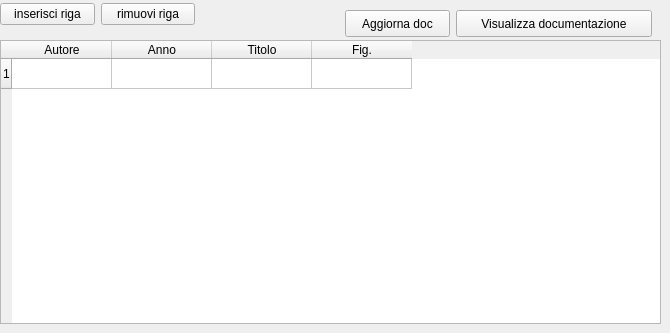
   <widget class="QWidget" name="tab_5">
    <attribute name="title">
     <string>Bibliografia</string>
    </attribute>
    <widget class="QPushButton" name="pushButton_draw_doc">
     <property name="geometry">
      <rect>
       <x>456</x>
       <y>10</y>
       <width>196</width>
       <height>27</height>
      </rect>
     </property>
     <property name="text">
      <string>Visualizza documentazione</string>
     </property>
    </widget>
    <widget class="QPushButton" name="pushButton">
     <property name="geometry">
      <rect>
       <x>345</x>
       <y>10</y>
       <width>105</width>
       <height>27</height>
      </rect>
     </property>
     <property name="text">
      <string>Aggiorna doc</string>
     </property>
    </widget>
    <widget class="QTableWidget" name="tableWidget_bibliografia">
     <property name="geometry">
      <rect>
       <x>0</x>
       <y>40</y>
       <width>661</width>
       <height>284</height>
      </rect>
     </property>
     <property name="minimumSize">
      <size>
       <width>0</width>
       <height>284</height>
      </size>
     </property>
     <property name="maximumSize">
      <size>
       <width>16777215</width>
       <height>284</height>
      </size>
     </property>
     <property name="font">
      <font>
       <kerning>true</kerning>
      </font>
     </property>
     <property name="frameShape">
      <enum>QFrame::StyledPanel</enum>
     </property>
     <property name="frameShadow">
      <enum>QFrame::Sunken</enum>
     </property>
     <property name="verticalScrollBarPolicy">
      <enum>Qt::ScrollBarAsNeeded</enum>
     </property>
     <property name="horizontalScrollBarPolicy">
      <enum>Qt::ScrollBarAsNeeded</enum>
     </property>
     <property name="editTriggers">
      <set>QAbstractItemView::AnyKeyPressed|QAbstractItemView::DoubleClicked|QAbstractItemView::EditKeyPressed</set>
     </property>
     <property name="selectionMode">
      <enum>QAbstractItemView::SingleSelection</enum>
     </property>
     <property name="selectionBehavior">
      <enum>QAbstractItemView::SelectRows</enum>
     </property>
     <property name="rowCount">
      <number>1</number>
     </property>
     <property name="columnCount">
      <number>4</number>
     </property>
     <attribute name="horizontalHeaderCascadingSectionResizes">
      <bool>false</bool>
     </attribute>
     <row/>
     <column>
      <property name="text">
       <string>Autore</string>
      </property>
     </column>
     <column>
      <property name="text">
       <string>Anno</string>
      </property>
     </column>
     <column>
      <property name="text">
       <string>Titolo</string>
      </property>
     </column>
     <column>
      <property name="text">
       <string>Fig.</string>
      </property>
     </column>
    </widget>
    <widget class="QWidget" name="layoutWidget">
     <property name="geometry">
      <rect>
       <x>0</x>
       <y>0</y>
       <width>195</width>
       <height>29</height>
      </rect>
     </property>
     <layout class="QHBoxLayout" name="horizontalLayout_5">
      <item>
       <widget class="QPushButton" name="pushButton_insert_row_bibliografia">
        <property name="font">
         <font>
          <pointsize>9</pointsize>
         </font>
        </property>
        <property name="text">
         <string>inserisci riga</string>
        </property>
       </widget>
      </item>
      <item>
       <widget class="QPushButton" name="pushButton_remove_row_bibliografia">
        <property name="font">
         <font>
          <pointsize>9</pointsize>
         </font>
        </property>
        <property name="text">
         <string>rimuovi riga</string>
        </property>
       </widget>
      </item>
     </layout>
    </widget>
   </widget>
